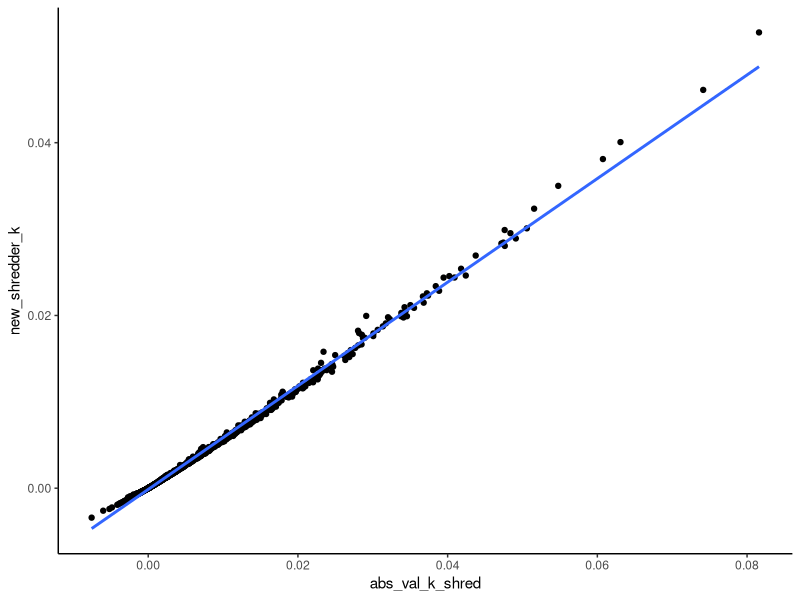

Source code (R):
## ---- chunk 1
library(plyr)
library(dplyr)
library(lubridate)
library(ggplot2)
## ---- chunk 2
handling_loss_data <- read.csv("handling_loss_SI_03Dec2020.csv")

handling_loss_data$mass_lost_g <- ((handling_loss_data$DM_start_g)-(handling_loss_data$DM_end_g))
handling_loss_data$percent_mass_lost <- (100*(handling_loss_data$mass_lost_g/handling_loss_data$DM_start_g)) 
handling_loss_data$prop_sample_afdm <- (1-(handling_loss_data$ash_g/handling_loss_data$subsample_g))
handling_loss_data$afdm <- (handling_loss_data$prop_sample_afdm*handling_loss_data$DM_end_g)

handling_loss_data_rhodo <- handling_loss_data[which(handling_loss_data$rhodo_acer=="R"),] 
handling_loss_data_acer <- handling_loss_data[which(handling_loss_data$rhodo_acer=="A"),]

avg_handling_loss_rhodo_g <- mean(handling_loss_data_rhodo$mass_lost_g)
avg_handling_loss_acer_g <- mean(handling_loss_data_acer$mass_lost_g)

corr_factor_rhodo_afdm_start <- mean(handling_loss_data_rhodo$prop_sample_afdm)
corr_factor_acer_afdm_start <- mean(handling_loss_data_acer$prop_sample_afdm)

## ---- chunk 3

coarse_mesh_data_yr1 <- read.csv("coarse_SI_YR1_4Mar23.csv")
coarse_mesh_data_yr1 <- coarse_mesh_data_yr1 %>% mutate(date_dep=mdy(date_dep))
coarse_mesh_data_yr1 <- coarse_mesh_data_yr1 %>% mutate(date_coll=mdy(date_coll))

coarse_mesh_data_yr1 <- coarse_mesh_data_yr1 %>% mutate(unique.id=paste(bag_ID, rhodo_acer, date_dep, date_coll, stream, sep="/"))
coarse_holes <- coarse_mesh_data_yr1 %>% filter(hole=="hole")

#corrections based on Handling Loss
coarse_mesh_data_yr1$DM_start_handloss_g <- with(coarse_mesh_data_yr1, ifelse(rhodo_acer %in% "R",(DM_start_g-avg_handling_loss_rhodo_g), DM_start_g-avg_handling_loss_acer_g))

coarse_mesh_data_yr1$afdm_start <- with(coarse_mesh_data_yr1, ifelse(rhodo_acer %in% "R",(DM_start_handloss_g*corr_factor_rhodo_afdm_start), DM_start_handloss_g*corr_factor_acer_afdm_start))

#Get %AFDM remaining - first have to get the proportion of the sample that was AFDM, then apply this to the final dry mass, then divide this by the starting AFDM and multiply by 100
coarse_mesh_data_yr1$prop_sample_afdm <- 1-((coarse_mesh_data_yr1$tin_ash_g-coarse_mesh_data_yr1$tin_g)/(coarse_mesh_data_yr1$tin_DM_g-coarse_mesh_data_yr1$tin_g))

coarse_mesh_data_yr1$afdm_final <- coarse_mesh_data_yr1$prop_sample_afdm*coarse_mesh_data_yr1$DM_end_g

coarse_mesh_data_yr1$percent_afdm_rem_C <- 100*(coarse_mesh_data_yr1$afdm_final/coarse_mesh_data_yr1$afdm_start)

coarse_mesh_data_yr1$bag_n <- substring(coarse_mesh_data_yr1$bag_ID,2,5) #this is so I can merge coarse and fine by bag #

#remove WS01 
coarse_mesh_data_yr1 <- coarse_mesh_data_yr1 %>% filter(!stream %in% c("WS01"))
#1152-1056

#remove bags with holes from the df
coarse_mesh_data_yr1 <- coarse_mesh_data_yr1[!(coarse_mesh_data_yr1$hole=="hole"),]
#1056 -> 1042 -- 14 bags with holes removed based on final QC

#remove bags that were collected in the wrong month. These have a QC flag -- "QC" in the QC column
coarse_mesh_data_yr1 <- coarse_mesh_data_yr1[!(coarse_mesh_data_yr1$QC=="QC"),]
#1042 -> 1034 as expected

## ---- chunk 4

gains_c <- coarse_mesh_data_yr1 %>% filter(percent_afdm_rem_C>100) #coarse "gains" = 1

#we will remove this value now
coarse_mesh_data_yr1 <- coarse_mesh_data_yr1 %>% filter(!(bag_n=="0302" & date_dep=="2018-07-05"))
#1034 -> 1033 as expected

## ---- chunk 5

fine_mesh_data_yr1 <- read.csv("fine_SI_YR1_4Mar23.csv")

fine_mesh_data_yr1 <- fine_mesh_data_yr1 %>% mutate(date_dep=mdy(date_dep))
fine_mesh_data_yr1 <- fine_mesh_data_yr1 %>% mutate(date_coll=mdy(date_coll))

fine_mesh_data_yr1 <- fine_mesh_data_yr1 %>% mutate(unique.id=paste(bag_ID, rhodo_acer, date_dep, date_coll, stream, sep="/"))
fine_holes <- fine_mesh_data_yr1 %>% filter(hole=="hole")

fine_mesh_data_yr1$afdm_start <- with(fine_mesh_data_yr1, ifelse(rhodo_acer %in% "R",(DM_start_g*corr_factor_rhodo_afdm_start), DM_start_g*corr_factor_acer_afdm_start))

#Get %AFDM remaining - first have to get final AFDM which for fine mesh is just the final dry mass minus the ash (this is because there is no subsampling for fine mesh because we are able to put the whole sample in the tin and ash it). Then, we get the percent AFDM remaining by dividing the final AFDM by the starting AFDM and multiplying by 100
fine_mesh_data_yr1$afdm_final <- (fine_mesh_data_yr1$tin_DM_g-fine_mesh_data_yr1$tin_ash_g)

fine_mesh_data_yr1$percent_afdm_rem_F <- 100*(fine_mesh_data_yr1$afdm_final/fine_mesh_data_yr1$afdm_start)

fine_mesh_data_yr1$bag_n <- substring(fine_mesh_data_yr1$bag_ID,2,5) #this is so I can merge coarse and fine by bag #


#remove WS01
fine_mesh_data_yr1 <- fine_mesh_data_yr1 %>% filter(!stream %in% c("WS01"))
#1152 -> 1056

#remove bags with holes from the df
fine_mesh_data_yr1 <- fine_mesh_data_yr1[!(fine_mesh_data_yr1$hole=="hole"),]
#1056 -> 1043 -- 13 bags removed based on final QC

#remove bags collected in the wrong month
fine_mesh_data_yr1 <- fine_mesh_data_yr1[!(fine_mesh_data_yr1$QC=="QC"),]
#1043 -> 1035 as expected

## ---- chunk 6

gains_f <- fine_mesh_data_yr1 %>% filter(percent_afdm_rem_F>100) #no fine "gains"

## ---- chunk 7

coarse_mesh_data_yr1_sub <- coarse_mesh_data_yr1[, c("bag_n", "rhodo_acer", "date_dep",
                                                     "date_coll", "stream", "percent_afdm_rem_C")]

fine_mesh_data_yr1_sub <- fine_mesh_data_yr1[, c("bag_n", "rhodo_acer", "date_dep",
                                                 "date_coll", "stream", "percent_afdm_rem_F")]

coarse_fine_data_yr1_all<-full_join(coarse_mesh_data_yr1_sub,fine_mesh_data_yr1_sub,
                                           by=c("bag_n","rhodo_acer", "date_dep",
                                                "date_coll", "stream"))

coarse_fine_data_yr1_all <- coarse_fine_data_yr1_all[order(coarse_fine_data_yr1_all[,3]),] 

## ---- chunk 8

coarse_mesh_data_yr1_sub.check <- coarse_mesh_data_yr1_sub %>% mutate(unique.id=paste(bag_n, rhodo_acer, date_dep, date_coll, stream, sep="/"))
fine_mesh_data_yr1_sub.check <- fine_mesh_data_yr1_sub %>% mutate(unique.id=paste(bag_n, rhodo_acer, date_dep, date_coll, stream, sep="/"))

coarse.unique.1 <- coarse_mesh_data_yr1_sub.check$unique.id
fine.unique.1 <- fine_mesh_data_yr1_sub.check$unique.id

setdiff(coarse.unique.1, fine.unique.1)
setdiff(fine.unique.1, coarse.unique.1)

#comparing these lists to the "holes" dataframes, we can see that the only ones removed from the final joined df are 2 bag numbers for which both coarse and fine had holes, plus the 8 bags in both coarse and fine that were deployed in the wrong year and removed. 1056-2-8=1046, so the joined df has the correct number of observations!

## ---- chunk 9

sum(is.na(coarse_fine_data_yr1_all$percent_afdm_rem_C))
#59 NA's BEFORE taking natural log - due to bag loss, etc. and likely because not all NA's are in common between coarse and fine -- causing there to be an NA for the coarse-mesh value in the merge but we retain the fine-mesh value or vice versa (see above)

coarse_fine_data_yr1_all$ln_percent_afdm_rem_C<-log(coarse_fine_data_yr1_all$percent_afdm_rem_C)
#at this stage, any values where percent afdm remaining is NA, negative, or 0 will result in a ln_percent_afdm_rem_C value that is NA, NaN, or infinity
#how many coarse mesh bags have NA, NaN, or infinity as their ln_percent_afdm_rem_C value?
sum(is.na(coarse_fine_data_yr1_all$ln_percent_afdm_rem_C))
cf_yr1_all_NaN_lnC <- coarse_fine_data_yr1_all %>% filter(ln_percent_afdm_rem_C %in% c("NaN", "-Inf", "Inf"))
#60 NA's. Also 4 -Inf (percent afdm remaining was 0) and 1 NaN (percent afdm remaining was negative)

sum(is.na(coarse_fine_data_yr1_all$percent_afdm_rem_F))
#25 NA's BEFORE taking natural log
coarse_fine_data_yr1_all$ln_percent_afdm_rem_F<-log(coarse_fine_data_yr1_all$percent_afdm_rem_F)
sum(is.na(coarse_fine_data_yr1_all$ln_percent_afdm_rem_F))
cf_yr1_all_NaN_lnF <- coarse_fine_data_yr1_all %>% filter(ln_percent_afdm_rem_F %in% c("NaN", "-Inf", "Inf"))
#still 25 NA's. No -Inf or NaN.

#get days
coarse_fine_data_yr1_all$days_in_record<-as.numeric(coarse_fine_data_yr1_all$date_coll-coarse_fine_data_yr1_all$date_dep)

#calculate log of the starting percent afdm which will always be 100
coarse_fine_data_yr1_all$ln_percent_afdm_start <- log(100)

#k calculations
coarse_fine_data_yr1_all <- coarse_fine_data_yr1_all %>%
  mutate(k_coarse=((ln_percent_afdm_start-ln_percent_afdm_rem_C)/(0-days_in_record)))

coarse_fine_data_yr1_all <- coarse_fine_data_yr1_all %>%
  mutate(k_fine=((ln_percent_afdm_start-ln_percent_afdm_rem_F)/(0-days_in_record)))

coarse_fine_data_yr1_all <- coarse_fine_data_yr1_all %>% 
  mutate(abs_val_k_coarse = (-(k_coarse)))

coarse_fine_data_yr1_all <- coarse_fine_data_yr1_all %>% 
  mutate(abs_val_k_fine = (-(k_fine)))
#Note: absolute values are not actual absolute values but are the k-values multiplied by negative 1.

## ---- chunk 10

coarse_fine_data_yr1_all$abs_val_k_shred<-as.numeric(coarse_fine_data_yr1_all$abs_val_k_coarse-coarse_fine_data_yr1_all$abs_val_k_fine)

## ---- chunk 11

coarse_fine_data_yr1_all$new_shredder_k <- (coarse_fine_data_yr1_all$abs_val_k_coarse - ((coarse_fine_data_yr1_all$abs_val_k_fine-coarse_fine_data_yr1_all$abs_val_k_coarse)/(log(coarse_fine_data_yr1_all$abs_val_k_fine)-log(coarse_fine_data_yr1_all$abs_val_k_coarse))))

coarse_fine_data_yr1_all_negshred <- coarse_fine_data_yr1_all %>% filter(new_shredder_k<0)
#172 negative shredder k's in YR1

## ---- chunk 12

plot.compare.shredder.k.yr1 <- ggplot(coarse_fine_data_yr1_all, aes(x=abs_val_k_shred, y=new_shredder_k)) + theme_classic() + geom_point() +
  geom_smooth(method="lm")
plot.compare.shredder.k.yr1

model.compare.shredder.k.yr1 <- lm(new_shredder_k~abs_val_k_shred, data=coarse_fine_data_yr1_all)
summary(model.compare.shredder.k.yr1)
#slope = 0.5998, R^2 = 0.9966

## ---- chunk 13

write.csv(coarse_fine_data_yr1_all, "litter_breakdown_coarse_fine_yr1_all.3May24.csv")

## ---- chunk 14

acer_coarse_mean_data_yr1 <- coarse_fine_data_yr1_all %>% filter(rhodo_acer=="A") %>% 
  filter(!abs_val_k_coarse %in% c("Inf", "NaN", "NA")) %>% 
  filter(!is.na(abs_val_k_coarse))

mean_a_k_coarse.1 <- mean(acer_coarse_mean_data_yr1$abs_val_k_coarse, na.rm=T)
sd_a_k_coarse.1 <- sd(acer_coarse_mean_data_yr1$abs_val_k_coarse, na.rm=T)

## ---- chunk 15

acer_fine_mean_data_yr1 <- coarse_fine_data_yr1_all %>% filter(rhodo_acer=="A") %>% 
  filter(!abs_val_k_fine %in% c("Inf", "NaN", "NA")) %>% 
  filter(!is.na(abs_val_k_fine))

mean_a_k_fine.1 <- mean(acer_coarse_mean_data_yr1$abs_val_k_fine, na.rm=T)
sd_a_k_fine.1 <- sd(acer_coarse_mean_data_yr1$abs_val_k_fine, na.rm=T)

## ---- chunk 16

acer_shred_mean_data_yr1 <- coarse_fine_data_yr1_all %>% filter(rhodo_acer=="A") %>% 
  filter(!abs_val_k_shred %in% c("Inf", "NaN", "NA")) %>% 
  filter(!is.na(abs_val_k_shred))

mean_a_k_shred.1 <- mean(acer_coarse_mean_data_yr1$abs_val_k_shred, na.rm=T)
sd_a_k_shred.1 <- sd(acer_coarse_mean_data_yr1$abs_val_k_shred, na.rm=T)

## ---- chunk 17

rhodo_coarse_mean_data_yr1 <- coarse_fine_data_yr1_all %>% filter(rhodo_acer=="R") %>% 
  filter(!abs_val_k_coarse %in% c("Inf", "NaN", "NA")) %>% 
  filter(!is.na(abs_val_k_coarse))

mean_r_k_coarse.1 <- mean(rhodo_coarse_mean_data_yr1$abs_val_k_coarse, na.rm=T)
sd_r_k_coarse.1 <- sd(rhodo_coarse_mean_data_yr1$abs_val_k_coarse, na.rm=T)

## ---- chunk 18

rhodo_fine_mean_data_yr1 <- coarse_fine_data_yr1_all %>% filter(rhodo_acer=="R") %>% 
  filter(!abs_val_k_fine %in% c("Inf", "NaN", "NA")) %>% 
  filter(!is.na(abs_val_k_fine))

mean_r_k_fine.1 <- mean(rhodo_fine_mean_data_yr1$abs_val_k_fine, na.rm=T)
sd_r_k_fine.1 <- sd(rhodo_fine_mean_data_yr1$abs_val_k_fine, na.rm=T)

## ---- chunk 19

rhodo_shred_mean_data_yr1 <- coarse_fine_data_yr1_all %>% filter(rhodo_acer=="R") %>% 
  filter(!abs_val_k_shred %in% c("Inf", "NaN", "NA")) %>% 
  filter(!is.na(abs_val_k_shred))

mean_r_k_shred.1 <- mean(rhodo_shred_mean_data_yr1$abs_val_k_shred, na.rm=T)
sd_r_k_shred.1 <- sd(rhodo_shred_mean_data_yr1$abs_val_k_shred, na.rm=T)

